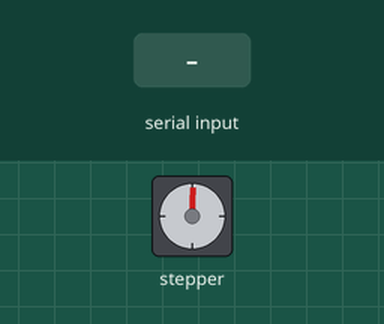
Recording of a sketch running on a simulated Arduino Uno, built with avr-gcc and run on an emulated ATmega328P. Shown: stepper motor. The inputs (shaded band) are chosen by the test bench. Stepper angles assume 200 steps per turn.

Above: at 0.39 s.
4.8 s: "1" received over the second serial link
At 10.73 s:
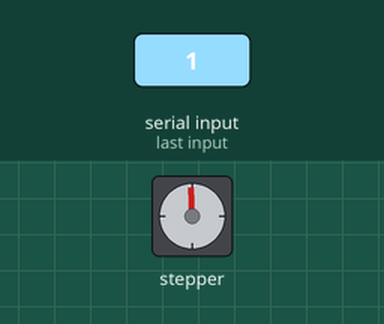
Timing chart, 0 to 17.8 s (numbered marks = the images above; inputs shaded):
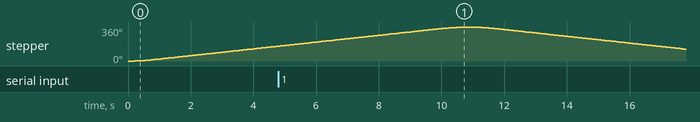

The sketch:

TPAmachine_for_driver.ino
```cpp
#include <SoftwareSerial.h>
#include "AccelStepper.h"

#define dirPin 2
#define stepPin 3
#define motorInterfaceType 1
AccelStepper stepper = AccelStepper(motorInterfaceType, stepPin, dirPin);

#define RX_PIN 0
#define TX_PIN 1
SoftwareSerial mySerial(RX_PIN, TX_PIN); // RX, TX

void setup() {
  Serial.begin(9600);  // Initialize hardware serial to communicate with the computer
  mySerial.begin(9600); // Initialize software serial to communicate with the main Arduino
  stepper.setMaxSpeed(20);
  stepper.setAcceleration(20);
}

void loop() {
  if (mySerial.available()) {
    Serial.write(mySerial.read());  // Forward data from software serial to hardware serial
  }

  stepper.moveTo(200);
  stepper.runToPosition();
  stepper.moveTo(0);
  stepper.runToPosition();
  delay(3000);
}
```
